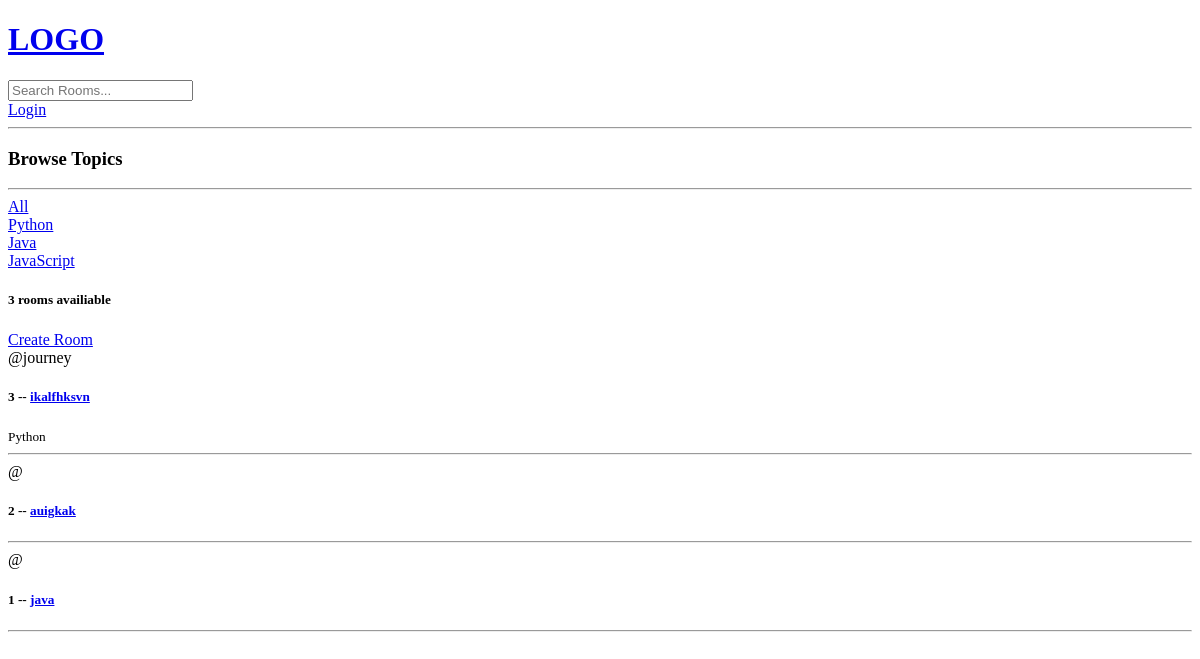
/, run on an earlier commit of the app's database.
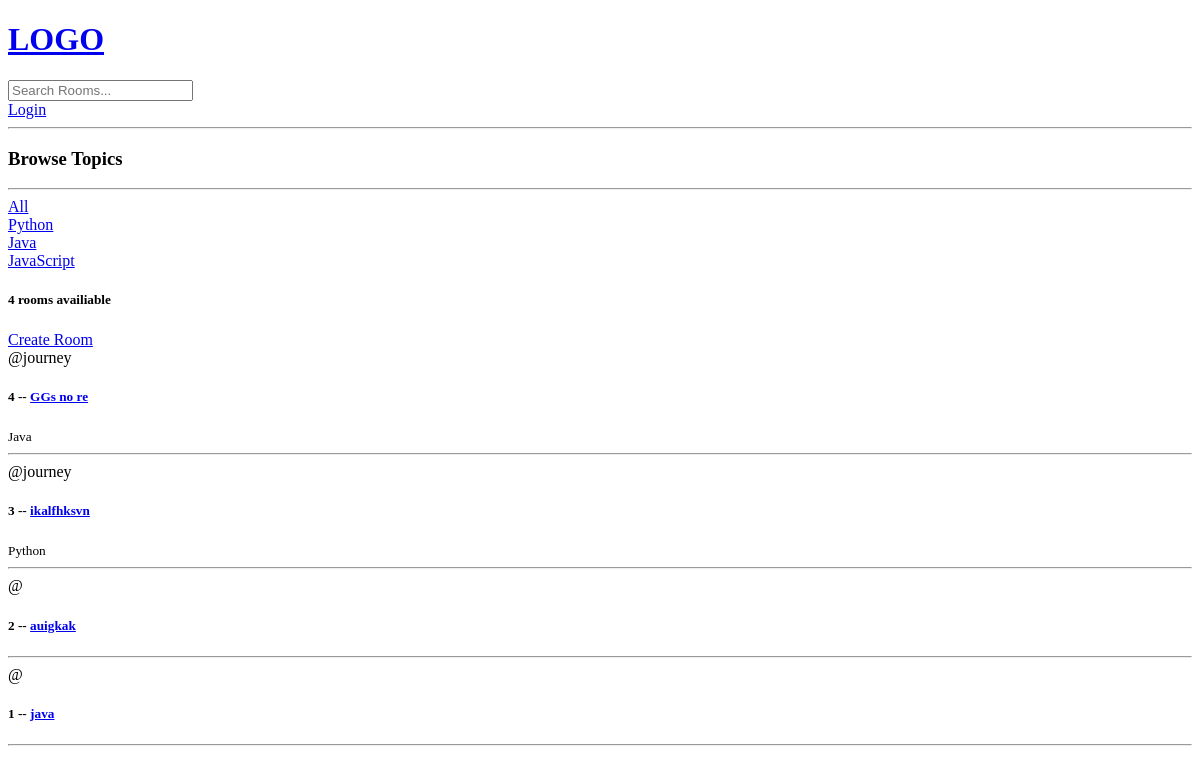
And on a later commit of the database.
### base/models.py (models this page shows, shortened)
class Topic(models.Model):
    name = models.CharField(max_length=200)

class Room(models.Model):
    host = models.ForeignKey(User, on_delete=models.SET_NULL,null=True)
    topic = models.ForeignKey(Topic, on_delete=models.SET_NULL,null=True)
    name = models.CharField(max_length=200)
    description = models.TextField(null=True,blank=True)
    participants = models.ManyToManyField(User, related_name='participants', blank=True)
    updated = models.DateTimeField(auto_now=True)
    created = models.DateTimeField(auto_now_add=True)
    class Meta:
        ordering = ['-updated','-created']

### base/views.py (the view)
# urls.py: path('', views.home, name ="home"),
def home(request):
    q = request.GET.get('q') if request.GET.get('q') != None else ''
    rooms = Room.objects.filter(Q(topic__name__icontains=q) | Q(name__icontains=q) | Q(description__icontains=q))
    topics = Topic.objects.all()
    room_count= rooms.count()
    context = {'rooms' : rooms, 'topics':topics, 'room_count': room_count}
    return render(request, 'base/home.html', context)

### base/templates/base/home.html (shortened to what this page needs)
{% extends 'main.html' %}
{% block content %}
<div class="container">
    <div>
        <h3>Browse Topics</h3>
        <hr>
        <div>
            <a href="{% url 'home' %}">All</a>
        </div>
        {% for topic in topics %}
            <div>
                <a href="{% url 'home' %}?q={{topic.name}}">{{topic.name}}</a>
            </div>
        {% endfor %}
    </div>
    <div>
        <h5>{{room_count}} rooms availiable</h5>
        <a href="{% url 'create-room' %}">Create Room</a>
        <div>
            {% for room in rooms %}
                <div>
                    <span>@{{room.host.username}}</span>
                    <h5>{{room.id}} -- <a href="{% url 'room' room.id %}">{{room.name}}</a></h5>
                    <small>{{room.topic.name}}</small>
                    <hr>
                </div>
            {% endfor %}
        </div>
    </div>
</div>
{% endblock content %}

What changed in the data, as far as the page shows it:
added Room: host.username "journey", id "4", name "GGs no re", topic.name "Java"
Also different on the page:
{{ room_count }}: "3" → "4"
